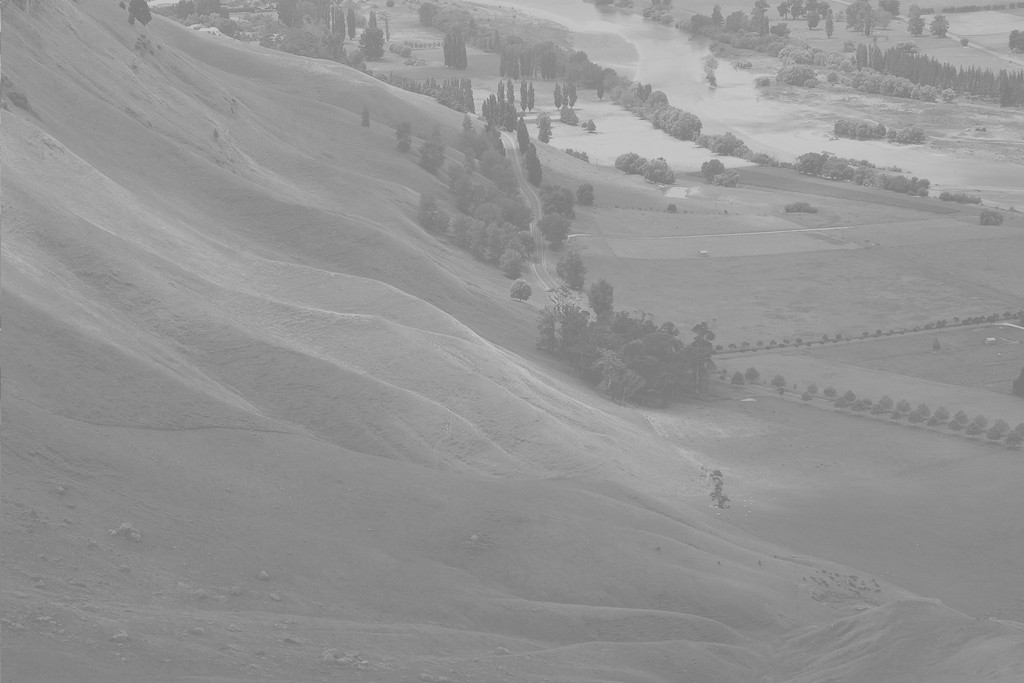
#> input picture html/rsc/src/400_OpenCV (OpenCV 파이썬)/ch_06_pixel/histogram_example.jpg, 1024 x 683 px
$ jupyter execute '0404_히스토그램 예제 Numpy 함수 (2).ipynb'
#> lines starting #> are read from the running program, lines starting #| are printed output that depends on the picture
[cell 1]
import cv2
import numpy as np
import matplotlib.pyplot as plt

# 이미지 로드 (회색조로)
img = cv2.imread("histogram_example.jpg", cv2.IMREAD_GRAYSCALE)
#> img is the input picture: shape (683, 1024); min 114, max 208, mean 148

# np.histogram을 사용하여 히스토그램 계산
histogram, bins = np.histogram(img.flatten(), bins=256, range=(0, 255))
#> histogram = 256 values, max 28701 at index 137, min 0 at index 0, mean 2732; bins = 257 values from 0 to 255

# 평균(mean)과 중앙값(median) 계산
mean_val = np.mean(img)
#> mean_val = 148
median_val = np.median(img)
#> median_val = 145

# 그래프 설정
rows, cols = 1, 2
plt.figure(figsize=(cols*7, rows*3))

# 원본 이미지 표시
plt.subplot(1, 2, 1)
plt.title('Image')
plt.imshow(img, cmap="gray")
plt.axis("off")

# 히스토그램 Bar Chart 출력
plt.subplot(1, 2, 2)
plt.title('Pixel Histogram')

# np.histogram으로 계산된 hist를 바 차트로 표시
plt.bar(bins[:-1], histogram, width=1, color='blue', label="Pixel count")

# 평균과 중앙값 표시
plt.axvline(mean_val, color='red', linestyle='--', linewidth=1.5, label=f'Mean: {mean_val:.2f}')
plt.axvline(median_val, color='green', linestyle='--', linewidth=1.5, label=f'Median: {median_val:.2f}')

# x, y축 설정
plt.xlabel('Pixel Intensity')
plt.ylabel('Pixel Count')
plt.xlim([0, 255])

# x축 tick을 적당한 간격으로 설정 (예: 0, 25, 50, ..., 255)
tick_values = np.arange(0, 256, 25)
plt.xticks(tick_values, rotation=45)

# y축 tick 포매팅
from matplotlib.ticker import FuncFormatter
plt.gca().yaxis.set_major_formatter(FuncFormatter(lambda value, _: f'{int(value):,}'))

plt.legend()
plt.grid(axis='y', linestyle='--', alpha=0.7)

# 그래프 보여주기
plt.tight_layout()
plt.show()
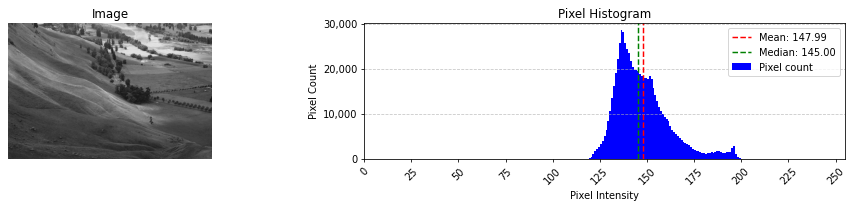
#> figure drawn by matplotlib, 2 panels; panel 2: tallest bar 28701 high, from x = 136 to 137
